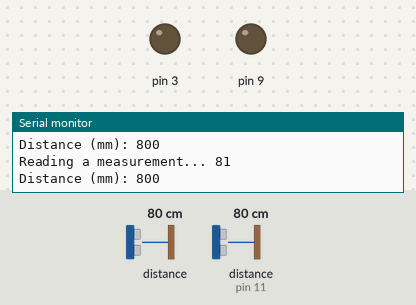
Simulated run of this sketch. Board: Arduino Uno, built with avr-gcc and run on an emulated ATmega328P. On the bench: output pins drawn as LEDs (lit = HIGH), the last lines printed to the serial monitor. Dashed ring = blinking. The inputs (shaded band) are chosen by the test bench; at power-on: distance to the obstacle 80 cm, distance to the obstacle (sensor on pin 11) 80 cm. The echo pulse lasts 58.3 µs per cm.

Above: at 1.2 s.
1.3 s: distance to the obstacle (sensor 0) set to 43 cm
2.8 s: distance to the obstacle (sensor 0) set to 39 cm
At 3.03 s:
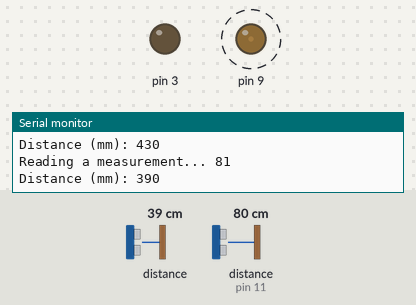
5.8 s: distance to the obstacle (sensor 0) set to 2 cm
At 7.2 s:
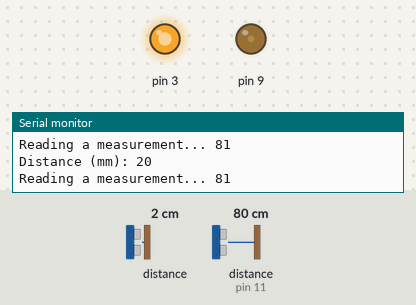
7.5 s: distance to the obstacle (sensor on pin 11) set to 33 cm
9.0 s: distance to the obstacle (sensor on pin 11) set to 27 cm
At 9.55 s:
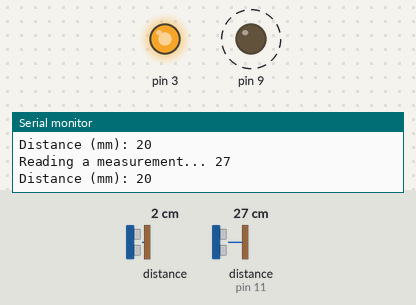
12.0 s: distance to the obstacle (sensor 0) set to 6 cm
At 13.38 s:
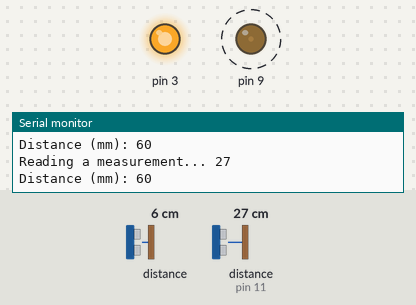
Timing chart, 0 to 16.0 s (numbered marks = the images above; inputs shaded):
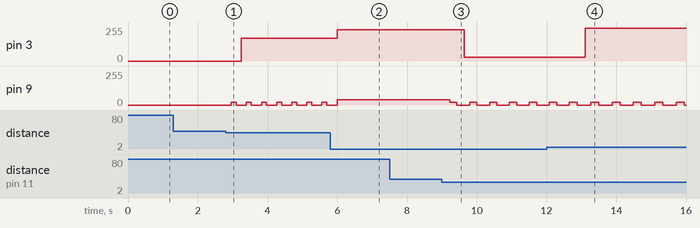

The sketch:

baston_ultrasonico.ino
```cpp
#include "Adafruit_VL53L0X.h"
#include <NewPing.h>

/*Aqui se configuran los pines donde debemos conectar el sensor*/
#define TRIGGER_PIN  12
#define ECHO_PIN     11
#define MAX_DISTANCE 200

Adafruit_VL53L0X lox = Adafruit_VL53L0X();
NewPing sonar(TRIGGER_PIN, ECHO_PIN, MAX_DISTANCE);

void setup() {
  Serial.begin(115200);

  // wait until serial port opens for native USB devices
  while (! Serial) {
    delay(1);
  }

  Serial.println("Adafruit VL53L0X test");
  if (!lox.begin()) {
    Serial.println(F("Failed to boot VL53L0X"));
    while(1);
  }
  // power
  Serial.println(F("VL53L0X API Simple Ranging example\n\n"));
}


void loop() {
  VL53L0X_RangingMeasurementData_t measure;

  Serial.print("Reading a measurement... ");
  lox.rangingTest(&measure, false); // pass in 'true' to get debug data printout!
  int uS = sonar.ping_median()/US_ROUNDTRIP_CM;
  Serial.println(uS);

  if (measure.RangeStatus != 4) {  // phase failures have incorrect data
    int range=measure.RangeMilliMeter;
    Serial.print("Distance (mm): "); Serial.println(range);


    if(range<400 && range>100 || uS<30 && uS>10){
     beep(range/2+200);
     analogWrite(3,305-range);
    }
    else if(range<100 && range>0 || uS<10 && uS>0){
      analogWrite(9, 40);
      analogWrite(3,255-range);
    }
    else{
      analogWrite(9, 0);
      analogWrite(3, 0);
      delay(100);
    }

  }
  else if(uS<70 && uS>20)
  {
    beep(400);
    //analogWrite(3,305-range);
    Serial.println("b");
  }
  else {
    Serial.println(" out of range ");
    analogWrite(9, 0);
    analogWrite(3, 0);
    delay(100);
  }
}

void beep(unsigned char pausa)
{
    analogWrite(9, 20);
    delay(pausa);                 // Espera
    analogWrite(9, 0);            // Apaga
    delay(pausa);                 // Espera
}
```

Measured:
- the behaviour switches between 40 and 39 cm on distance to the obstacle (sensor 0) (found by bisection; images 0 and 1)
- the behaviour switches between 30 and 29 cm on distance to the obstacle (sensor on pin 11) (found by bisection; images 2 and 3)
- after the input at 2.8 s, pin 3: 0/255 → 171/255 after 0.44 s; pin 9: alternates 20/255 for 0.14 s and 0/255 for 0.29 s, starting after 0.16 s
- after the input at 5.8 s, pin 3: 171/255 → 235/255 after 0.20 s
- after the input at 9.0 s, pin 3: 235/255 → 29/255 after 0.64 s; pin 9: alternates 20/255 for 0.21 s and 0/255 for 0.36 s, starting after 0.22 s
- after the input at 12.0 s, pin 3: 29/255 → 245/255 after 1.1 s
